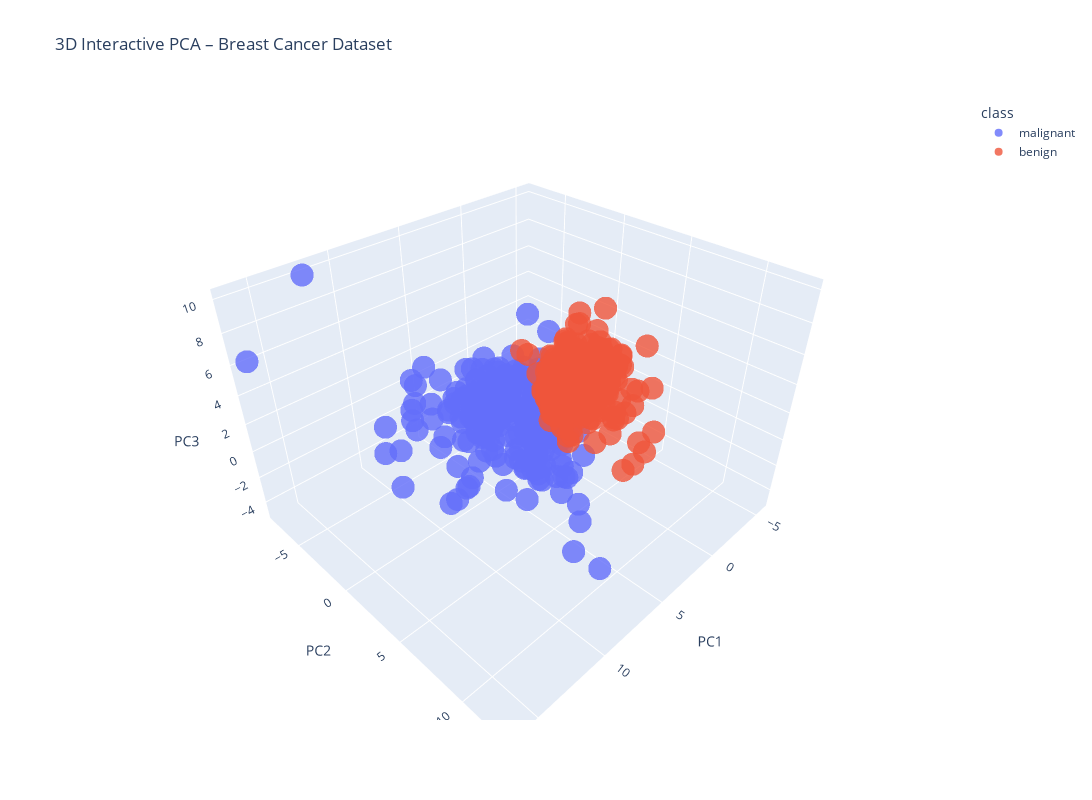

Write notebook code for a chart like this one.
### Code cell
# Load and scale data
data = load_breast_cancer()
X = pd.DataFrame(data.data, columns=data.feature_names)
y = data.target
target_names = data.target_names  # ['malignant', 'benign']

X_scaled = StandardScaler().fit_transform(X)

# Apply PCA with 3 components
pca = PCA(n_components=3)
X_pca_3d = pca.fit_transform(X_scaled)

# Build DataFrame
df_3d = pd.DataFrame(X_pca_3d, columns=["PC1", "PC2", "PC3"])
df_3d["class"] = [target_names[i] for i in y]

# Interactive 3D plot
fig = px.scatter_3d(
    df_3d,
    x="PC1", y="PC2", z="PC3",
    color="class",
    title="3D Interactive PCA – Breast Cancer Dataset",
    width=1200,       # ✅ Width in pixels
    height=800,       # ✅ Height in pixels
    opacity=0.8
)

fig.show()

### Figure 1 — Plotly figure (JSON) as saved in the notebook; plotly's stock layout.template omitted (floating-point values rounded to 4 significant figures; data arrays with more than 128 entries replaced by an {"elided": "..."} marker saying what was removed)
{"data": [{"hovertemplate": "class=malignant<br>PC1=%{x}<br>PC2=%{y}<br>PC3=%{z}<extra></extra>", "legendgroup": "malignant", "marker": {"color": "#636efa", "opacity": 0.8, "symbol": "circle"}, "mode": "markers", "name": "malignant", "scene": "scene", "showlegend": true, "type": "scatter3d", "x": {"elided": "212 float values"}, "y": {"elided": "212 float values"}, "z": {"elided": "212 float values"}}, {"hovertemplate": "class=benign<br>PC1=%{x}<br>PC2=%{y}<br>PC3=%{z}<extra></extra>", "legendgroup": "benign", "marker": {"color": "#EF553B", "opacity": 0.8, "symbol": "circle"}, "mode": "markers", "name": "benign", "scene": "scene", "showlegend": true, "type": "scatter3d", "x": {"elided": "357 float values"}, "y": {"elided": "357 float values"}, "z": {"elided": "357 float values"}}], "layout": {"height": 800, "legend": {"title": {"text": "class"}, "tracegroupgap": 0}, "scene": {"domain": {"x": [0, 1], "y": [0, 1]}, "xaxis": {"title": {"text": "PC1"}}, "yaxis": {"title": {"text": "PC2"}}, "zaxis": {"title": {"text": "PC3"}}}, "title": {"text": "3D Interactive PCA – Breast Cancer Dataset"}, "width": 1200}}
